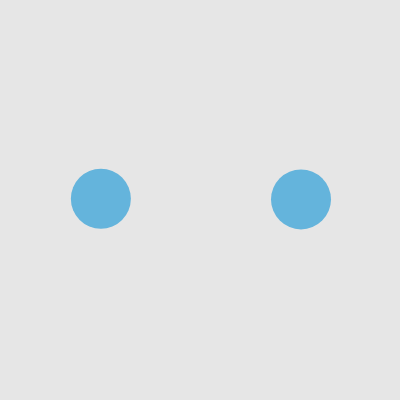
Frame 1 (no input)
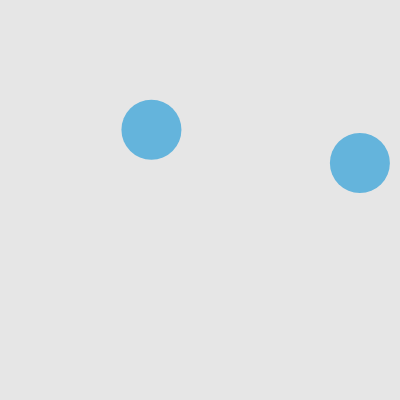
Frame 60 (no input)
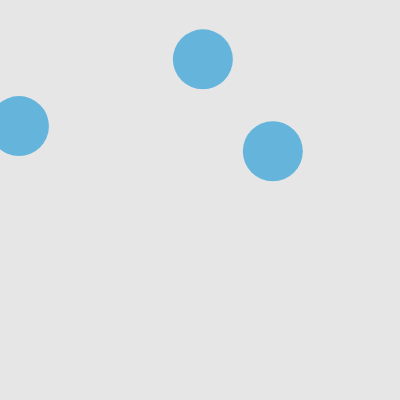
Frame 120 (the mouse pressed at the canvas centre since frame 60)

The p5.js sketch that drew these frames (run headless with seeded random() and noise() and a simulated clock; from frame 60 on, the mouse is pressed at the canvas centre):

// p5.js sketch
// ── sketch.js
// DM2008 — Activity 5a [Guided]
// Colliding Circles (30 min)
//
// A vector stores position and movement together — cleaner than separate x and y variables.
// Your job is to get two balls moving, then detect and respond to their collision.
//
// Suggested order:
// 1. Create two Ball objects in setup()
// 2. Check the distance between them in draw()
// 3. Trigger a visual response when they collide
// 4. Implement edge behaviour in move() — wrap or bounce, your choice
//
// Stretch: add a third ball, or make the collision response affect both balls.

let balls = [];

function setup() {
  createCanvas(400, 400);
  // Create two balls at different starting positions
  balls.push(new Ball(100, 200));
  balls.push(new Ball(300, 200));
}

function draw() {
  background(230);
  for (let i = 0; i < balls.length; i++) {
    balls[i].move();
    balls[i].show();
    balls[i].checkCollision(balls, i);
  }
}

function mousePressed() {
  balls.push(new Ball(mouseX, mouseY));
}

class Ball {
  constructor(x, y) {
    // pos and vel are vectors — they store x and y together as one object
    this.pos = createVector(x, y);
    this.vel = createVector(random(-2, 2), random(-2, 2));
    this.r = 30;
  }

  move() {
    // Adding the velocity vector to position moves the ball each frame
    this.pos.add(this.vel);

    // Handle edges — wrapping
    if (this.pos.x > width) {
      this.pos.x = 0;
    }
    if (this.pos.x < 0) {
      this.pos.x = width;
    }
    if (this.pos.y > height) {
      this.pos.y = 0;
    }
    if (this.pos.y < 0) {
      this.pos.y = height;
    }
  }

  show() {
    fill(100, 180, 220);
    noStroke();
    ellipse(this.pos.x, this.pos.y, this.r * 2);
  }

  checkCollision(others, myIndex) {
    for (let i = myIndex + 1; i < others.length; i++) {
      let other = others[i];
      let d = dist(
        this.pos.x + this.r,
        this.pos.y + this.r,
        other.pos.x + other.r,
        other.pos.y + other.r
      );
      if (d < this.r + other.r) {
        this.vel.x *= -1;
        this.vel.y *= -1;
        other.vel.x *= -1;
        other.vel.y *= -1;

        // push the two balls apart so they don't stay overlapping
        let dir = p5.Vector.sub(this.pos, other.pos);
        if (dir.mag() === 0) dir = p5.Vector.random2D();
        // avoid dividing by 0
        dir.normalize();
        let overlap = this.r + other.r - d;
        this.pos.add(p5.Vector.mult(dir, overlap / 2));
        other.pos.sub(p5.Vector.mult(dir, overlap / 2));
      }
    }
  }
}
